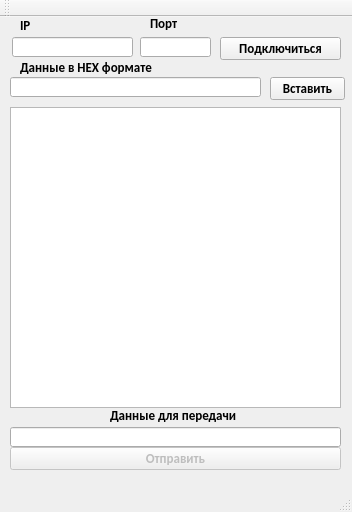
<?xml version="1.0" encoding="UTF-8"?>
<ui version="4.0">
 <class>Client_test</class>
 <widget class="QMainWindow" name="Client_test">
  <property name="geometry">
   <rect>
    <x>0</x>
    <y>0</y>
    <width>352</width>
    <height>512</height>
   </rect>
  </property>
  <property name="minimumSize">
   <size>
    <width>352</width>
    <height>512</height>
   </size>
  </property>
  <property name="maximumSize">
   <size>
    <width>352</width>
    <height>512</height>
   </size>
  </property>
  <property name="baseSize">
   <size>
    <width>352</width>
    <height>512</height>
   </size>
  </property>
  <property name="font">
   <font>
    <family>Calibri</family>
    <pointsize>10</pointsize>
    <weight>75</weight>
    <bold>true</bold>
   </font>
  </property>
  <property name="windowTitle">
   <string>Client_test</string>
  </property>
  <widget class="QWidget" name="centralWidget">
   <widget class="QLabel" name="label">
    <property name="geometry">
     <rect>
      <x>150</x>
      <y>0</y>
      <width>47</width>
      <height>13</height>
     </rect>
    </property>
    <property name="text">
     <string>Порт</string>
    </property>
   </widget>
   <widget class="QLineEdit" name="lineEdit">
    <property name="geometry">
     <rect>
      <x>140</x>
      <y>20</y>
      <width>71</width>
      <height>20</height>
     </rect>
    </property>
   </widget>
   <widget class="QPushButton" name="pushButton">
    <property name="geometry">
     <rect>
      <x>220</x>
      <y>20</y>
      <width>121</width>
      <height>23</height>
     </rect>
    </property>
    <property name="text">
     <string>Подключиться</string>
    </property>
    <property name="checkable">
     <bool>true</bool>
    </property>
   </widget>
   <widget class="QLabel" name="label_2">
    <property name="geometry">
     <rect>
      <x>20</x>
      <y>40</y>
      <width>211</width>
      <height>21</height>
     </rect>
    </property>
    <property name="text">
     <string>Данные в НЕХ формате</string>
    </property>
   </widget>
   <widget class="QLineEdit" name="lineEdit_2">
    <property name="geometry">
     <rect>
      <x>10</x>
      <y>60</y>
      <width>251</width>
      <height>20</height>
     </rect>
    </property>
   </widget>
   <widget class="QPushButton" name="pushButton_2">
    <property name="geometry">
     <rect>
      <x>270</x>
      <y>60</y>
      <width>75</width>
      <height>23</height>
     </rect>
    </property>
    <property name="text">
     <string>Вставить</string>
    </property>
   </widget>
   <widget class="QTextEdit" name="textEdit">
    <property name="geometry">
     <rect>
      <x>10</x>
      <y>90</y>
      <width>331</width>
      <height>301</height>
     </rect>
    </property>
   </widget>
   <widget class="QLineEdit" name="lineEdit_3">
    <property name="geometry">
     <rect>
      <x>10</x>
      <y>410</y>
      <width>331</width>
      <height>20</height>
     </rect>
    </property>
   </widget>
   <widget class="QLabel" name="label_3">
    <property name="geometry">
     <rect>
      <x>110</x>
      <y>390</y>
      <width>191</width>
      <height>16</height>
     </rect>
    </property>
    <property name="text">
     <string>Данные для передачи</string>
    </property>
   </widget>
   <widget class="QPushButton" name="pushButton_3">
    <property name="enabled">
     <bool>false</bool>
    </property>
    <property name="geometry">
     <rect>
      <x>10</x>
      <y>430</y>
      <width>331</width>
      <height>23</height>
     </rect>
    </property>
    <property name="text">
     <string>Отправить</string>
    </property>
   </widget>
   <widget class="QLabel" name="label_4">
    <property name="geometry">
     <rect>
      <x>20</x>
      <y>0</y>
      <width>16</width>
      <height>16</height>
     </rect>
    </property>
    <property name="text">
     <string>IP</string>
    </property>
   </widget>
   <widget class="QLineEdit" name="lineEdit_4">
    <property name="geometry">
     <rect>
      <x>12</x>
      <y>20</y>
      <width>121</width>
      <height>20</height>
     </rect>
    </property>
   </widget>
  </widget>
  <widget class="QMenuBar" name="menuBar">
   <property name="geometry">
    <rect>
     <x>0</x>
     <y>0</y>
     <width>352</width>
     <height>21</height>
    </rect>
   </property>
  </widget>
  <widget class="QToolBar" name="mainToolBar">
   <property name="accessibleName">
    <string/>
   </property>
   <attribute name="toolBarArea">
    <enum>TopToolBarArea</enum>
   </attribute>
   <attribute name="toolBarBreak">
    <bool>false</bool>
   </attribute>
  </widget>
  <widget class="QStatusBar" name="statusBar">
   <property name="enabled">
    <bool>true</bool>
   </property>
  </widget>
 </widget>
 <layoutdefault spacing="6" margin="11"/>
 <resources/>
 <connections/>
</ui>
